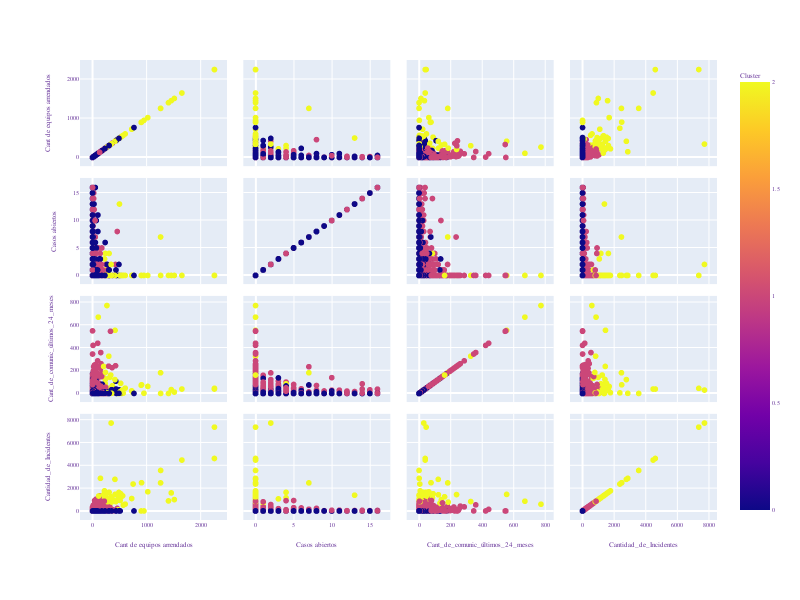

This figure's notebook cell:
### Code cell
# gráfica de los cluster: 
fig = px.scatter_matrix(df2,
    dimensions=['Cant de equipos arrendados', 'Casos abiertos','Cant_de_comunic_últimos_24_meses','Cantidad_de_Incidentes',],
    color='Cluster')
# Ajustar el tamaño de la figura y el estilo de la fuente
fig.update_layout(
    font=dict(
        family="Courier New, monospace",
        size=6,
        color="RebeccaPurple"
    ),
    width=800,
    height=600,
)
# Ajustar el estilo de los trazos y agregar información sobre herramientas interactivas
#fig.update_traces(
#    marker=dict(color='rgb(158,202,225)', line=dict(color='rgb(8,48,107)', width=1.5)),
#    hovertemplate='Año: %{x}<br>Población: %{y:,}<br>Continente: %{marker.color}'
#)
fig.show()

### Figure 1 — Plotly figure (JSON) as saved in the notebook; plotly's stock layout.template omitted (floating-point values rounded to 4 significant figures; data arrays with more than 128 entries replaced by an {"elided": "..."} marker saying what was removed)
{"data": [{"dimensions": [{"axis": {"matches": true}, "label": "Cant de equipos arrendados", "values": {"elided": "24951 int values"}}, {"axis": {"matches": true}, "label": "Casos abiertos", "values": {"elided": "24951 int values"}}, {"axis": {"matches": true}, "label": "Cant_de_comunic_últimos_24_meses", "values": {"elided": "24951 int values"}}, {"axis": {"matches": true}, "label": "Cantidad_de_Incidentes", "values": {"elided": "24951 int values"}}], "hovertemplate": "%{xaxis.title.text}=%{x}<br>%{yaxis.title.text}=%{y}<br>Cluster=%{marker.color}<extra></extra>", "legendgroup": "", "marker": {"color": {"elided": "24951 int values"}, "coloraxis": "coloraxis", "symbol": "circle"}, "name": "", "showlegend": false, "type": "splom"}], "layout": {"coloraxis": {"colorbar": {"title": {"text": "Cluster"}}, "colorscale": [[0, "#0d0887"], [0.1111, "#46039f"], [0.2222, "#7201a8"], [0.3333, "#9c179e"], [0.4444, "#bd3786"], [0.5556, "#d8576b"], [0.6667, "#ed7953"], [0.7778, "#fb9f3a"], [0.8889, "#fdca26"], [1, "#f0f921"]]}, "dragmode": "select", "font": {"color": "RebeccaPurple", "family": "Courier New, monospace", "size": 6}, "height": 600, "legend": {"tracegroupgap": 0}, "margin": {"t": 60}, "width": 800}}
